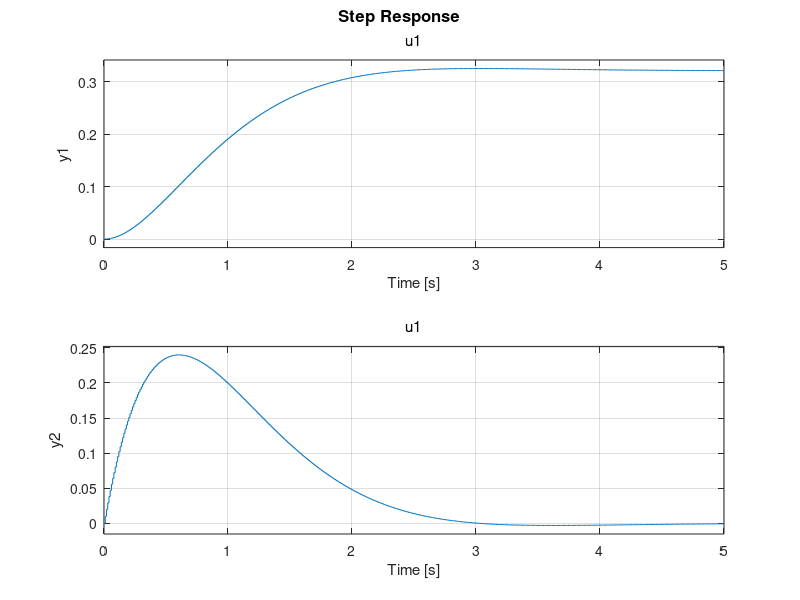

Here is the MATLAB script that generated this plot:
clear;clc

% Model Discrete System
A = [0 1; 0 0];
B = [0 1]';
C = eye(2);
D = [0 0]';
Ts = 0.01;
sys_c = ss(A,B,C,D);
sys_d = c2d(sys_c, Ts, 'zoh');
A_d = sys_d.A;
B_d = sys_d.B;
C_d = sys_d.C;
D_d = sys_d.D;

% Choose Q and R
Q = [100 0; 0 20];   
R = 10;       

% Compute the LQR gain K
K = dlqr(A_d, B_d, Q, R);

% Feedback model and step response
sys1 = ss(A_d-B_d*K,B_d,C_d,D_d,Ts);
step(sys1)